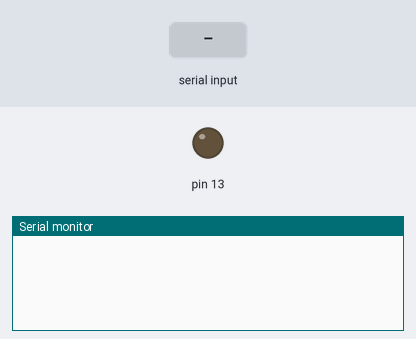
A sketch run on a simulated Arduino Uno, built with avr-gcc and run on an emulated ATmega328P. Parts: output pins drawn as LEDs (lit = HIGH), the last lines printed to the serial monitor. Inputs (shaded band) come from the test bench.

Above: at 1.2 s.
1.3 s: "1" received over Serial
At 2.5 s:
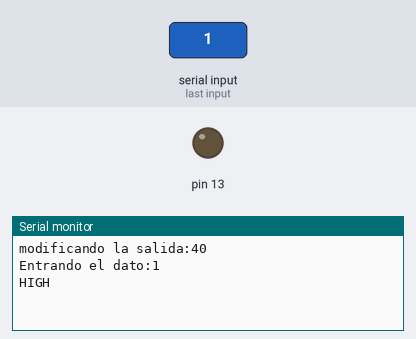
2.8 s: "0" received over Serial
At 3.6 s:
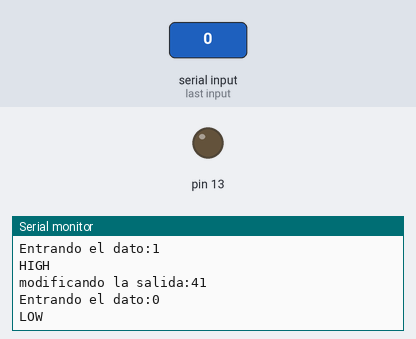

Measured:
- after the input at 1.3 s, the serial monitor: prints a new line at once (image 1)
- after the input at 2.8 s, the serial monitor: prints a new line at once (image 2)

The sketch:

ArduinoConnect.ino
```cpp
char input;

    int cont;
// the setup function runs once when you press reset or power the board
void setup() {
  // initialize digital pin LED_BUILTIN as an output.
  pinMode(13, OUTPUT);
  Serial.begin(9600);
  cont=0;
}

// the loop function runs over and over again forever
void loop() {
  if(Serial.available()>0){
    int initialRepresentation=40+cont;
    Serial.print("modificando la salida:");
    Serial.println(initialRepresentation);
    input=Serial.read();
    Serial.print("Entrando el dato:");
    Serial.println(input);
    if(input=='1'){
      Serial.println("HIGH");
        digitalWrite(initialRepresentation, HIGH);
    }
    else
    {

      Serial.println("LOW");
        digitalWrite(initialRepresentation, LOW);
    }
    cont++;
    if(cont>11){
      cont=0;
    }
  }}
```
